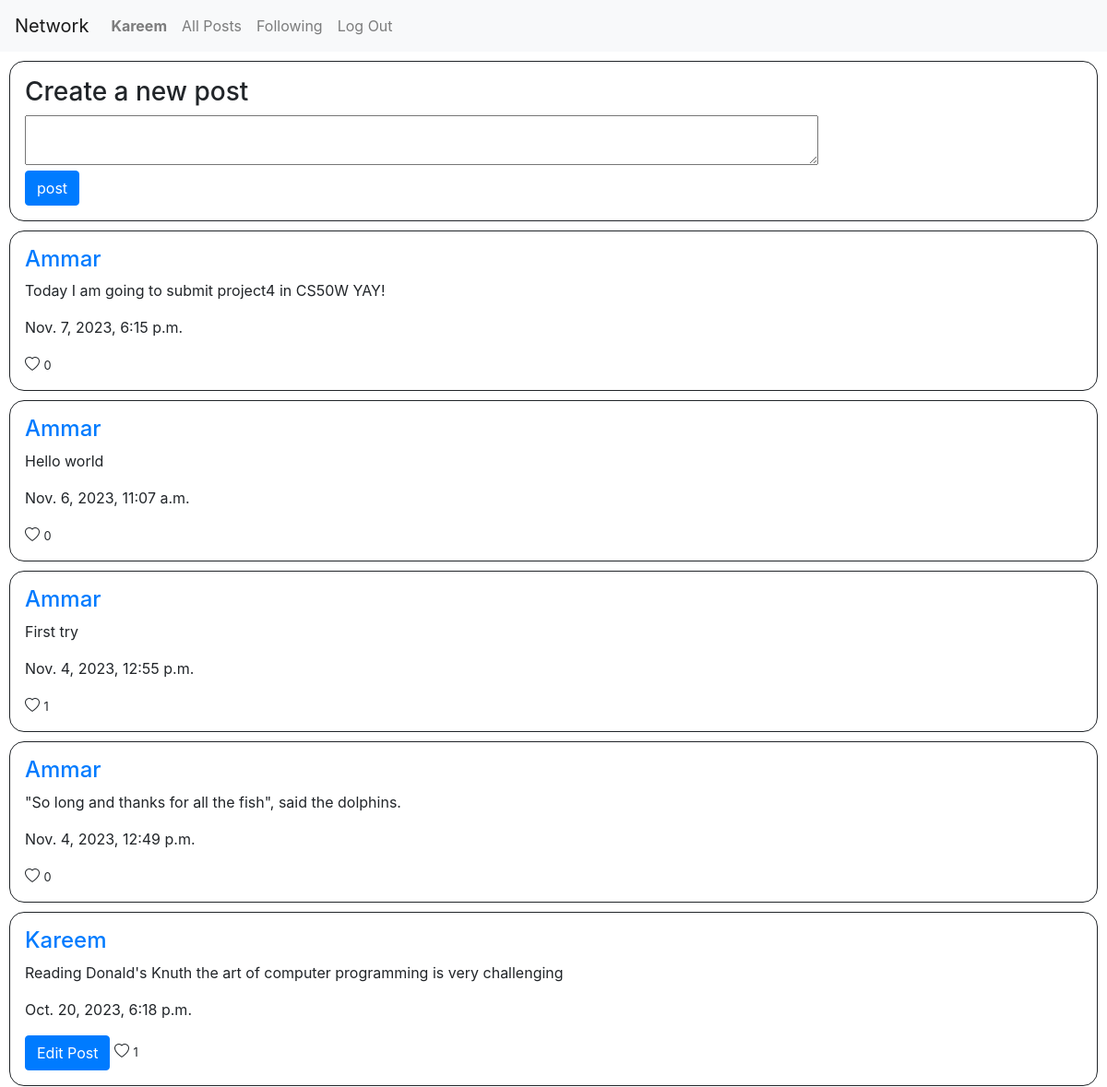
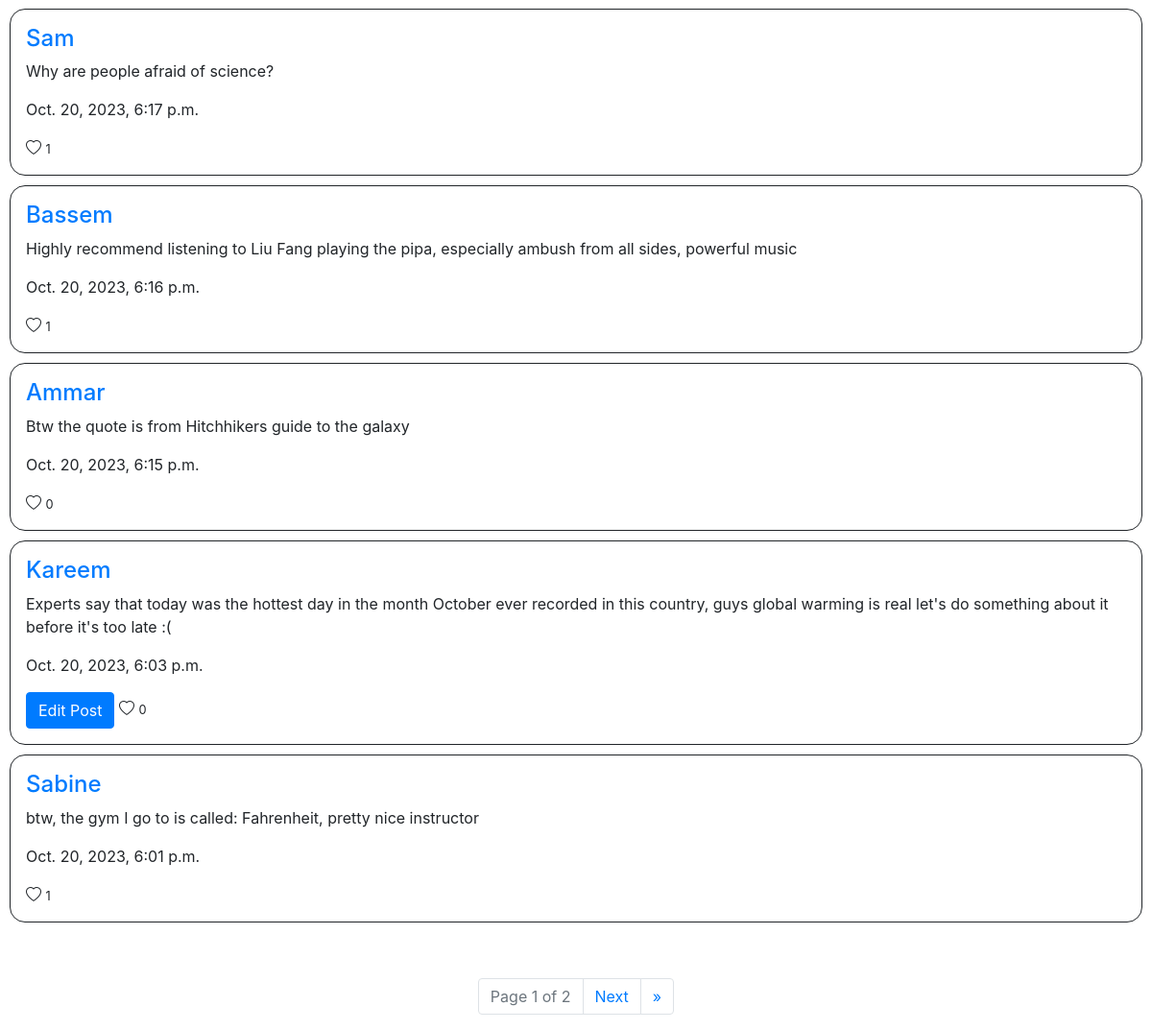
The app's page / (signed in) with its own data (2 pictures, top to bottom).
### network/models.py (models this page shows)
class User(AbstractUser):
    follow = models.ManyToManyField('self', symmetrical = False ,related_name="followers")

class Post(models.Model):
    content = models.CharField(max_length = 256)
    user = models.ForeignKey(User, on_delete=models.CASCADE,related_name="Posts")
    time = models.DateTimeField()
    likes = models.ManyToManyField(User, related_name = "liked_posts", blank=True)

### network/views.py (the view)
# urls.py: path("", views.index, name="index"),
def index(request):
    posts = Post.objects.all().order_by('time').reverse()
    p = Paginator(posts, 10)
    page = request.GET.get("page")
    pst = p.get_page(page)
    return render(request, "network/index.html", {
        "posts":pst
    })

### network/templates/network/index.html (shortened to what this page needs)
{% extends "network/layout.html" %}
{% load static %}
{% block body %}
    <div id = "post" style="border: 1px solid; padding: 16px; margin: 10px; border-radius: 16px;">
        <h3>Create a new post</h3>
        <form action="{% url 'post'%}" method="POST">
            <textarea name="newpost" id = "newpost" class = "w-75"></textarea>
            <br>
            <input type="submit" value = "post" class="btn btn-primary">
        </form>
    </div>
        {% for p in posts %}
            <div class = "post" data-id="{{ p.id }}" id = "posts" data-post = "{{ p.id }}"  style="border: 1px solid; padding: 16px; margin: 10px; border-radius: 16px;">
                <a href="{%url 'profile' p.user.username%}"><h4>{{p.user}}</h4></a>
                <p>{{p.content}}</p>
                <p>{{p.time}}</p>
                {%if p.user.username == user.username%}
                    <a class = "btn btn-primary" style="color: white;" href = "{% url 'edit' p.id%}">Edit Post</a>
                {%endif%}
                <button class="like-button custom" data-id="{{ p.id }}">
                    {%if user in p.likes.all%}
                        <i class="bi bi-heart-fill"></i>
                    {%else%}
                        <i class="bi bi-heart"></i>
                    {%endif%}
                </button>
                <small class = "counter">{{p.likes.count}}</small>
            </div>
        {% empty %}
            <p>No posts</p>
        {% endfor %}
        <div id = "pages">
            <br>
            <nav aria-label="Page navigation example">
                <ul class="pagination justify-content-center">
                <li class="page-item disabled" ><a class="page-link" href="#">Page {{posts.number}} of {{posts.paginator.num_pages}}</a></li>
                {%if posts.has_next%}</li>
                    <li class="page-item" ><a class="page-link" href="?page={{posts.next_page_number}}">Next</a></li>
                    <li class="page-item" ><a class="page-link" href="?page={{posts.paginator.num_pages}}">&raquo</a></li>
                {%endif%}
                </ul>
            </nav>
        </div>
{% endblock %}

### network/templates/network/layout.html (shortened to what this page needs)
{% load static %}
<!DOCTYPE html>
<html lang="en">
    <head>
        <link rel="stylesheet" href="https://stackpath.bootstrapcdn.com/bootstrap/4.4.1/css/bootstrap.min.css">
        <link href="{% static 'network/styles.css' %}" rel="stylesheet">
    <link rel="stylesheet" href="https://cdn.jsdelivr.net/npm/bootstrap-icons@1.3.0/font/bootstrap-icons.css">
    </head>
    <body>
        <nav class="navbar navbar-expand-lg navbar-light bg-light">
            <a class="navbar-brand" href="#">Network</a>
            <div>
              <ul class="navbar-nav mr-auto">
                {% if user.is_authenticated %}
                    <li class="nav-item">
                        <a class="nav-link" href="#"><strong>{{ user.username }}</strong></a>
                    </li>
                {% endif %}
                <li class="nav-item">
                  <a class="nav-link" href="{% url 'index' %}">All Posts</a>
                </li>
                {% if user.is_authenticated %}
                    <li class="nav-item">
                        <a class="nav-link" href="{%url 'following' %}">Following</a>
                    </li>
                    <li class="nav-item">
                        <a class="nav-link" href="{% url 'logout' %}">Log Out</a>
                    </li>
                {% endif %}
              </ul>
            </div>
          </nav>
        <div class="body">
            {% block body %}
            {% endblock %}
        </div>
    </body>
</html>

### network/templates/network/layout.html (style rules this page uses)
.custom { background: none; border: none; padding: 0; cursor: pointer; font-size: inherit; color: inherit; text-align: inherit; }

### records on screen
User: username "Kareem"
Post: user "Ammar", content "Today I am going to submit project4 in CS50W YAY!", time "Nov. 7, 2023, 6:15 p.m.", likes.count "0"
Post: user "Ammar", content "Hello world", time "Nov. 6, 2023, 11:07 a.m.", likes.count "0"
Post: user "Ammar", content "First try", time "Nov. 4, 2023, 12:55 p.m.", likes.count "1"
Post: user "Ammar", content "\"So long and thanks for all the fish\", said the dolphins.", time "Nov. 4, 2023, 12:49 p.m.", likes.count "0"
Post: user "Kareem", content "Reading Donald's Knuth the art of computer programming is very challenging", time "Oct. 20, 2023, 6:18 p.m.", shows "Edit Post", likes.count "1"
Post: user "Sam", content "Why are people afraid of science?", time "Oct. 20, 2023, 6:17 p.m.", likes.count "1"
Post: user "Bassem", content "Highly recommend listening to Liu Fang playing the pipa, especially ambush from all sides, powerful music", time "Oct. 20, 2023, 6:16 p.m.", likes.count "1"
Post: user "Ammar", content "Btw the quote is from Hitchhikers guide to the galaxy", time "Oct. 20, 2023, 6:15 p.m.", likes.count "0"
Post: user "Kareem", content "Experts say that today was the hottest day in the month October ever recorded in this country, guys global warming is real let's do something about it before it's too late :(", time "Oct. 20, 2023, 6:03 p.m.", shows "Edit Post", likes.count "0"
Post: user "Sabine", content "btw, the gym I go to is called: Fahrenheit, pretty nice instructor", time "Oct. 20, 2023, 6:01 p.m.", likes.count "1"

### other values on screen
{{ posts.number }} "1"
{{ posts.paginator.num_pages }} "2"
